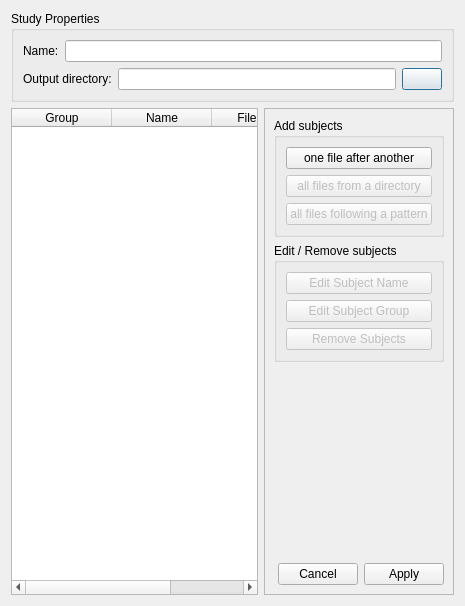
<?xml version="1.0" encoding="UTF-8"?>
<ui version="4.0">
 <class>ManageStudyDialog</class>
 <widget class="QDialog" name="ManageStudyDialog">
  <property name="geometry">
   <rect>
    <x>0</x>
    <y>0</y>
    <width>465</width>
    <height>606</height>
   </rect>
  </property>
  <property name="windowTitle">
   <string>Create a new study</string>
  </property>
  <property name="modal">
   <bool>true</bool>
  </property>
  <layout class="QVBoxLayout" name="verticalLayout_4">
   <item>
    <widget class="QGroupBox" name="study_properties_groupBox">
     <property name="title">
      <string>Study Properties</string>
     </property>
     <layout class="QVBoxLayout" name="verticalLayout_3">
      <item>
       <layout class="QHBoxLayout" name="horizontalLayout">
        <item>
         <widget class="QLabel" name="studyname_label">
          <property name="text">
           <string>Name:</string>
          </property>
         </widget>
        </item>
        <item>
         <widget class="QLineEdit" name="studyname_lineEdit"/>
        </item>
       </layout>
      </item>
      <item>
       <layout class="QHBoxLayout" name="horizontalLayout_3">
        <item>
         <widget class="QLabel" name="outputdir_label">
          <property name="text">
           <string>Output directory:</string>
          </property>
         </widget>
        </item>
        <item>
         <widget class="QLineEdit" name="outputdir_lineEdit"/>
        </item>
        <item>
         <widget class="QPushButton" name="outputdir_button">
          <property name="text">
           <string/>
          </property>
          <property name="icon">
           <iconset resource="../../../resources/morphologist.qrc">
            <normaloff>:/icons/open.png</normaloff>:/icons/open.png</iconset>
          </property>
         </widget>
        </item>
       </layout>
      </item>
     </layout>
    </widget>
   </item>
   <item>
    <layout class="QHBoxLayout" name="horizontalLayout_2">
     <item>
      <widget class="QTableWidget" name="subjects_tablewidget">
       <property name="sizePolicy">
        <sizepolicy hsizetype="Minimum" vsizetype="Expanding">
         <horstretch>0</horstretch>
         <verstretch>0</verstretch>
        </sizepolicy>
       </property>
       <property name="minimumSize">
        <size>
         <width>200</width>
         <height>0</height>
        </size>
       </property>
       <property name="selectionMode">
        <enum>QAbstractItemView::ExtendedSelection</enum>
       </property>
       <property name="selectionBehavior">
        <enum>QAbstractItemView::SelectRows</enum>
       </property>
       <property name="showGrid">
        <bool>false</bool>
       </property>
       <property name="sortingEnabled">
        <bool>true</bool>
       </property>
       <property name="cornerButtonEnabled">
        <bool>false</bool>
       </property>
       <attribute name="horizontalHeaderVisible">
        <bool>true</bool>
       </attribute>
       <attribute name="horizontalHeaderHighlightSections">
        <bool>false</bool>
       </attribute>
       <attribute name="horizontalHeaderStretchLastSection">
        <bool>true</bool>
       </attribute>
       <attribute name="verticalHeaderVisible">
        <bool>false</bool>
       </attribute>
       <attribute name="verticalHeaderHighlightSections">
        <bool>false</bool>
       </attribute>
       <attribute name="verticalHeaderVisible">
        <bool>false</bool>
       </attribute>
       <attribute name="horizontalHeaderStretchLastSection">
        <bool>true</bool>
       </attribute>
       <attribute name="horizontalHeaderVisible">
        <bool>true</bool>
       </attribute>
       <attribute name="horizontalHeaderHighlightSections">
        <bool>false</bool>
       </attribute>
       <attribute name="verticalHeaderHighlightSections">
        <bool>false</bool>
       </attribute>
       <column>
        <property name="text">
         <string>Group</string>
        </property>
       </column>
       <column>
        <property name="text">
         <string>Name</string>
        </property>
       </column>
       <column>
        <property name="text">
         <string>Filename</string>
        </property>
       </column>
      </widget>
     </item>
     <item>
      <widget class="QFrame" name="frame">
       <property name="sizePolicy">
        <sizepolicy hsizetype="Fixed" vsizetype="Preferred">
         <horstretch>0</horstretch>
         <verstretch>0</verstretch>
        </sizepolicy>
       </property>
       <property name="frameShape">
        <enum>QFrame::StyledPanel</enum>
       </property>
       <property name="frameShadow">
        <enum>QFrame::Raised</enum>
       </property>
       <layout class="QVBoxLayout" name="verticalLayout_2">
        <item>
         <widget class="QGroupBox" name="add_subjects_groupBox">
          <property name="title">
           <string>Add subjects</string>
          </property>
          <layout class="QVBoxLayout" name="verticalLayout">
           <item>
            <widget class="QPushButton" name="add_one_subject_from_a_file_button">
             <property name="text">
              <string>one file after another</string>
             </property>
            </widget>
           </item>
           <item>
            <widget class="QPushButton" name="add_subjects_from_a_directory_button">
             <property name="enabled">
              <bool>false</bool>
             </property>
             <property name="text">
              <string>all files from a directory</string>
             </property>
            </widget>
           </item>
           <item>
            <widget class="QPushButton" name="add_subjects_from_a_pattern_button">
             <property name="enabled">
              <bool>false</bool>
             </property>
             <property name="text">
              <string>all files following a pattern</string>
             </property>
            </widget>
           </item>
          </layout>
         </widget>
        </item>
        <item>
         <widget class="QGroupBox" name="edit_subjects_groupBox">
          <property name="title">
           <string>Edit / Remove subjects</string>
          </property>
          <layout class="QVBoxLayout" name="verticalLayout_5">
           <item>
            <widget class="QPushButton" name="edit_subject_name_button">
             <property name="enabled">
              <bool>false</bool>
             </property>
             <property name="text">
              <string>Edit Subject Name</string>
             </property>
            </widget>
           </item>
           <item>
            <widget class="QPushButton" name="edit_subject_group_button">
             <property name="enabled">
              <bool>false</bool>
             </property>
             <property name="text">
              <string>Edit Subject Group</string>
             </property>
            </widget>
           </item>
           <item>
            <widget class="QPushButton" name="remove_subjects_button">
             <property name="enabled">
              <bool>false</bool>
             </property>
             <property name="text">
              <string>Remove Subjects</string>
             </property>
            </widget>
           </item>
          </layout>
         </widget>
        </item>
        <item>
         <spacer name="verticalSpacer">
          <property name="orientation">
           <enum>Qt::Vertical</enum>
          </property>
          <property name="sizeHint" stdset="0">
           <size>
            <width>20</width>
            <height>242</height>
           </size>
          </property>
         </spacer>
        </item>
        <item>
         <widget class="QDialogButtonBox" name="apply_cancel_buttons">
          <property name="standardButtons">
           <set>QDialogButtonBox::Apply|QDialogButtonBox::Cancel</set>
          </property>
         </widget>
        </item>
       </layout>
      </widget>
     </item>
    </layout>
   </item>
  </layout>
 </widget>
 <resources>
  <include location="../../../resources/morphologist.qrc"/>
 </resources>
 <connections/>
</ui>
